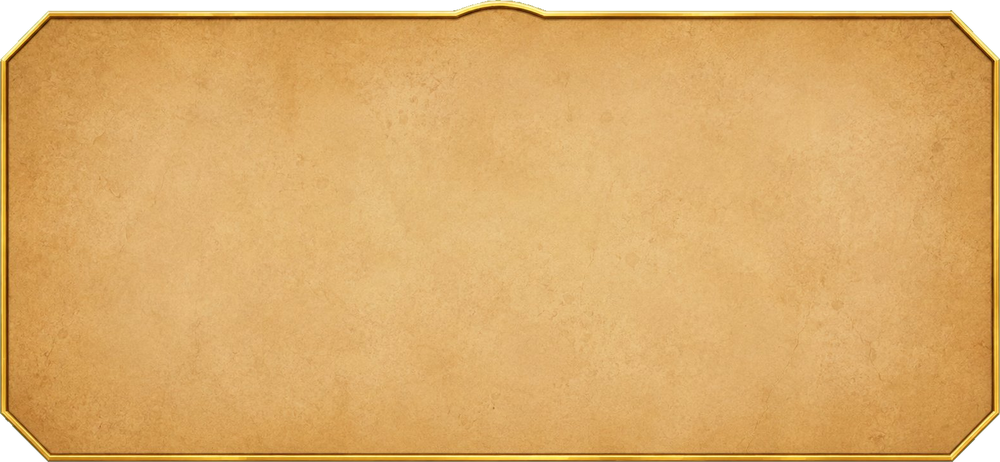
#> input picture godot/assets/ui_frames/parchment_panel.png, 1000 x 462 px, shrunk from 1566 x 723 before the run, found by its file name
$ python make_parchment_fused.py
#> lines starting #> are read from the running program, lines starting #| are printed output that depends on the picture; after the words box and inside, x2 and y2 are one past the last pixel; in counts of white or black regions, pixels touching at a corner belong together
"""
方向A：把米黄羊皮纸底融入暗黑紫金调。
保留米黄(暖底衬冷色宝石内容最跳) + 边缘紫晕染 + 压暗降饱和 + 隐约魔法纹/星点。
形状从金框 parchment_panel.png 的 alpha 轮廓取，100% 贴合，零误差。

用法: /opt/homebrew/bin/python3 make_parchment_fused.py
依赖: pip install pillow numpy scipy --break-system-packages
"""
import numpy as np
from PIL import Image
from scipy import ndimage

SRC = 'parchment_panel.png'   # 形状+米黄纹理来源(已有金框面板)
OUT = 'parchment_fused.png'

src = Image.open(SRC).convert('RGBA')
#> src is the input picture: PIL image 1000x462 RGBA; mean R, G, B, A 211.1, 164.5, 97.8, 246.1
arr = np.array(src); H, W = arr.shape[:2]
#> after `H, W = arr.shape[:2]`: H = 462; W = 1000
alpha = arr[:, :, 3]
shape = (alpha > 30)
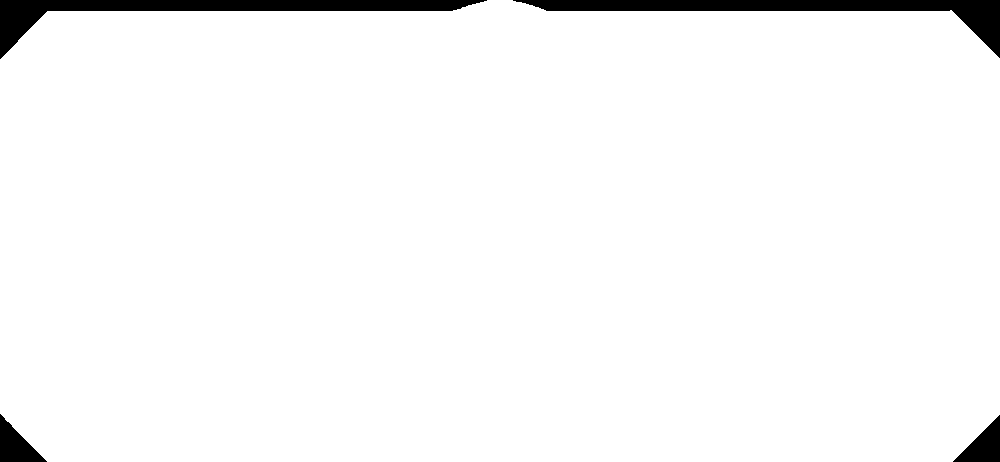
#> shape: shape (462, 1000) bool; 96.8% white; 4 black regions, box (x1, y1, x2, y2) and area: (0, 0, 487, 59) 6312, (513, 0, 1000, 58) 6282, (0, 414, 47, 462) 1137, (953, 415, 1000, 462) 1128
inner = ndimage.binary_erosion(shape, iterations=14)   # 金边宽度
#> inner: shape (462, 1000) bool; 88.6% white; 1 black region, box (x1, y1, x2, y2) and area: (0, 0, 1000, 462) 52438
gold_edge = shape & ~inner
#> gold_edge: shape (462, 1000) bool; 8.1% white; 1 white region, box (x1, y1, x2, y2) and area: (0, 0, 1000, 462) 37579

base = arr[:, :, :3].astype(np.float32).copy()         # 原米黄(保留纸纹)

# 边缘紫晕染：越靠边越紫
dist_in = ndimage.distance_transform_edt(inner)
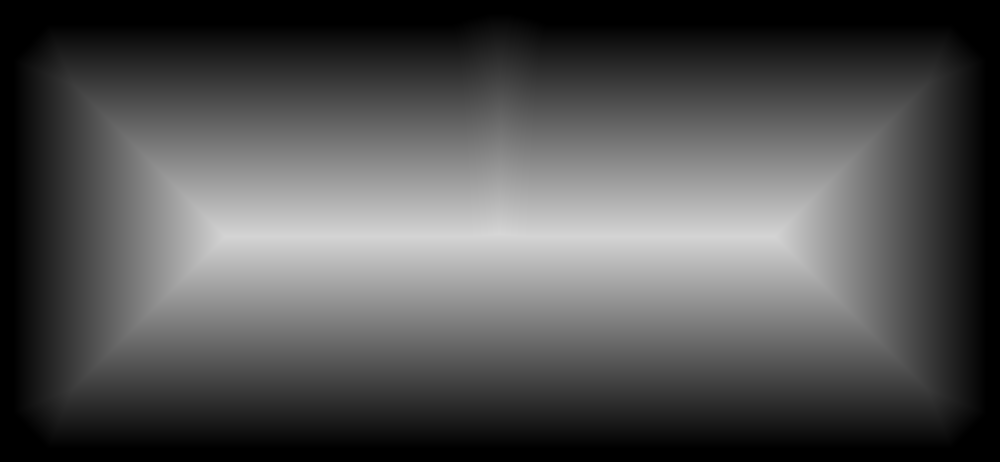
#> dist_in: shape (462, 1000) float64; min 0, max 214.2, mean 81
dmax = dist_in.max() or 1
#> dmax = 214.2
edge_factor = np.clip(1 - (dist_in/(dmax*0.45)), 0, 1)
purple = np.array([60, 40, 95], dtype=np.float32)
ef = edge_factor[:, :, None] * 0.55        # 晕染强度 —— 想更融入调大(更紫)，想更保留米黄调小
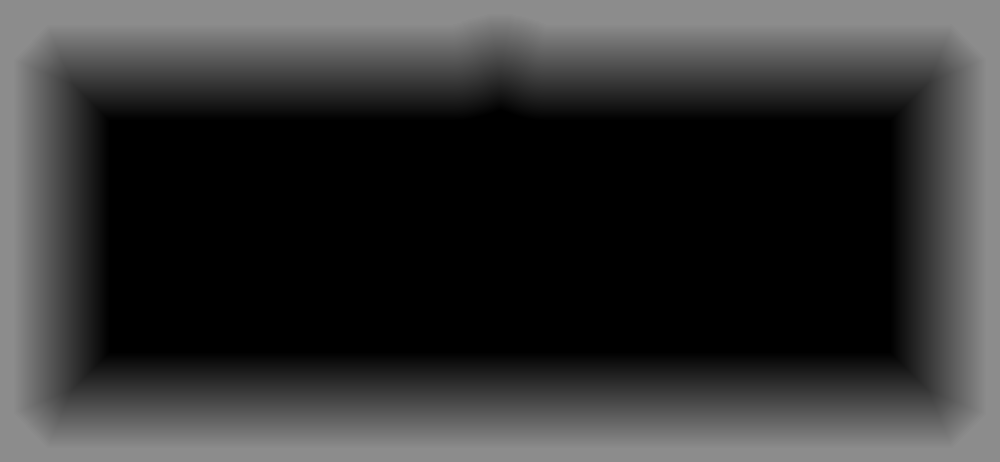
#> ef: shape (462, 1000, 1) float64; min 0, max 0.55, mean 0.204
base = base*(1-ef) + purple[None,None,:]*ef
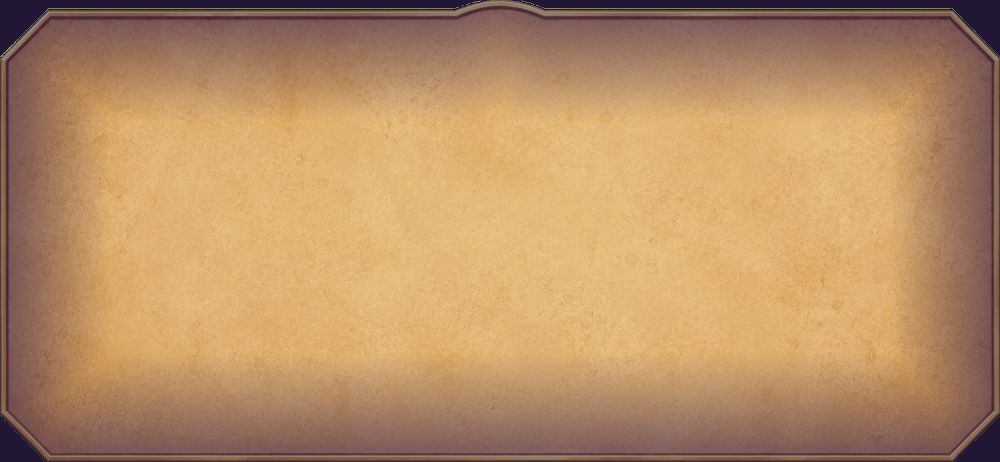
#> base: shape (462, 1000, 3) float64; mean R, G, B 184.3, 143.2, 101.8

# 压暗 + 降饱和，沉入暗黑调
base = base * 0.82                          # 压暗 —— 想更暗调小(如0.75)，更亮调大
gray = base.mean(axis=2, keepdims=True)
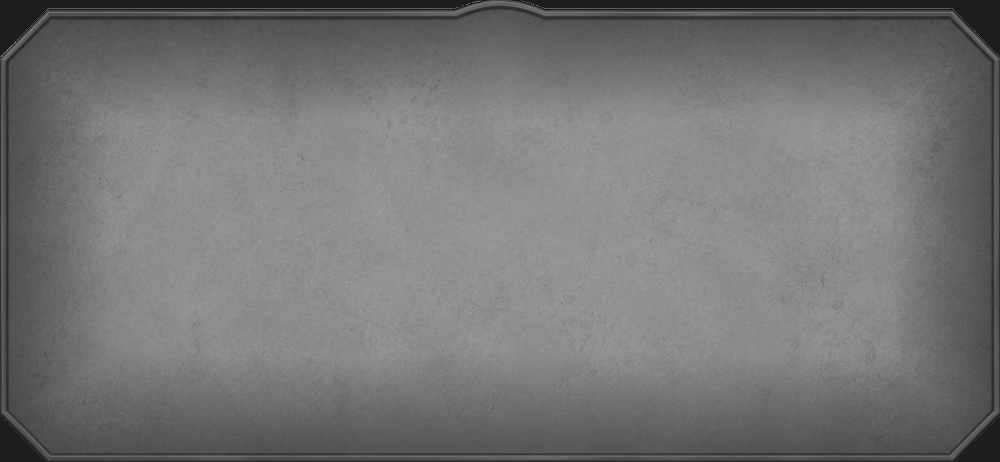
#> gray: shape (462, 1000, 1) float64; min 29.31, max 157.4, mean 117.4
base = base*0.85 + gray*0.15                # 降饱和

# 隐约紫色魔法纹路(中心区)
np.random.seed(11)
neb = ndimage.gaussian_filter(np.random.randn(H, W), sigma=18)
neb = (neb-neb.min())/(neb.max()-neb.min())
base = base + (neb[:,:,None]-0.5)*16*np.array([0.5,0.3,0.9])[None,None,:]*(1-edge_factor[:,:,None])

# 隐约星点
stars = np.zeros((H, W))
n = int(H*W*0.0004)                          # 星点密度
#> n = 184
ys = np.random.randint(0,H,n); xs = np.random.randint(0,W,n)
for i in range(n): stars[ys[i],xs[i]] = 0.4+np.random.rand()*0.4
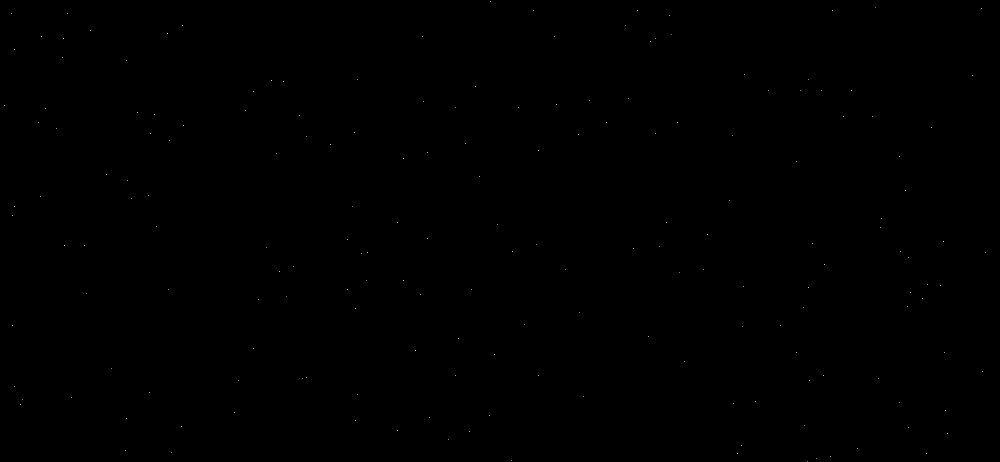
#> stars: shape (462, 1000) float64; min 0, max 0.795, mean 0.000235
stars = ndimage.gaussian_filter(stars, sigma=1.0)*180
base = base + stars[:,:,None]*np.array([0.9,0.85,1.0])[None,None,:]

base = np.clip(base, 0, 255)
out = np.zeros((H, W, 4), np.uint8)
out[:,:,:3] = base.astype(np.uint8)
out[gold_edge, :3] = arr[gold_edge, :3]      # 金边保留原色
#> out: shape (462, 1000, 4); mean R, G, B, A 152.7, 122.2, 86.5, 0
out[:,:,3] = np.where(shape, 255, 0).astype(np.uint8)
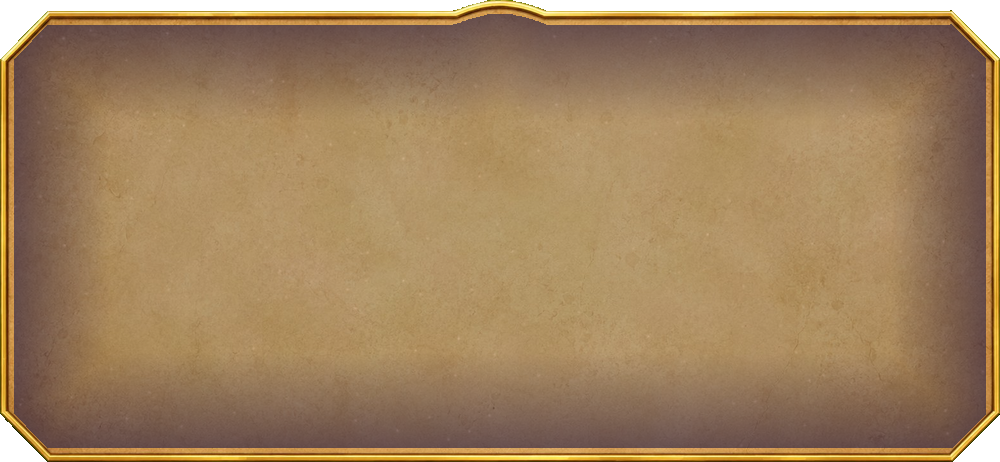
#> out: shape (462, 1000, 4); mean R, G, B, A 152.7, 122.2, 86.5, 246.8; transparent parts drawn white
Image.fromarray(out, 'RGBA').save(OUT)
print('saved', OUT)
